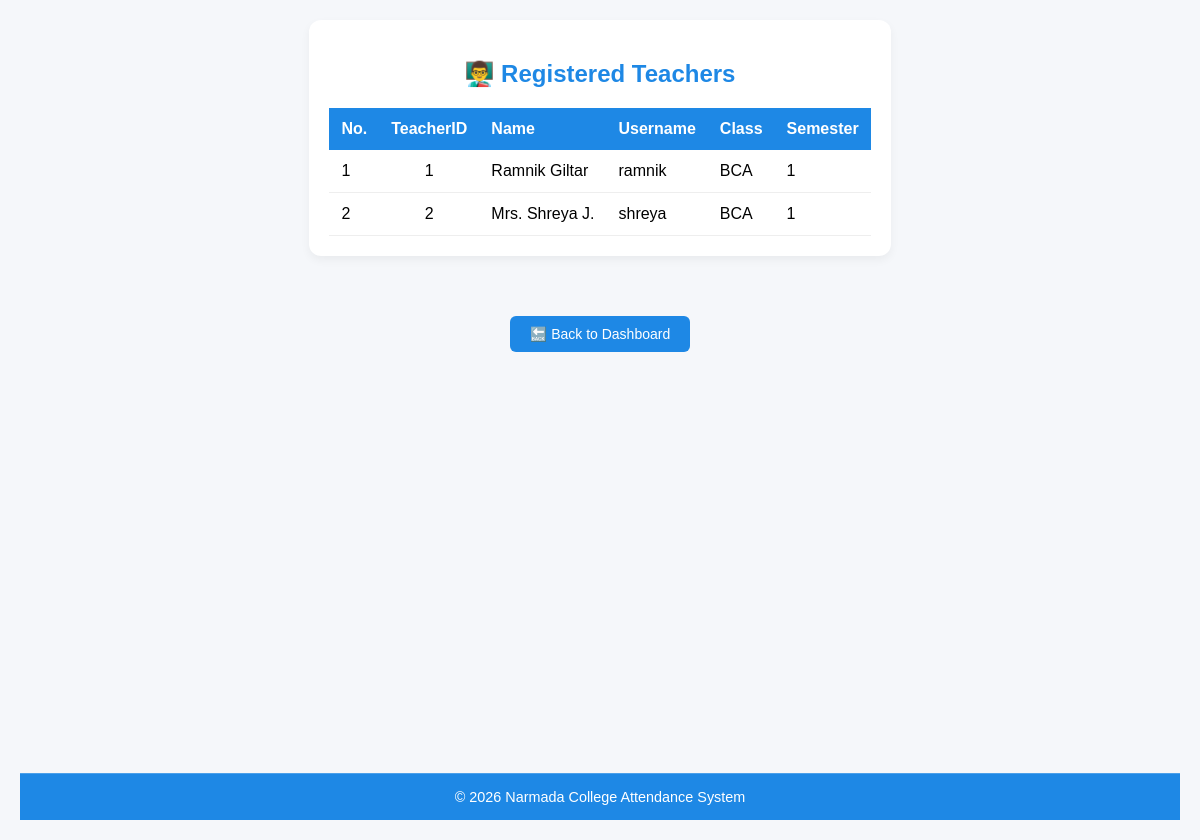
Screenshot of /attendance_system/admin/view_teachers.php (signed in) with the database file from the repository.
### tables this page shows
CREATE TABLE `teacher` (
  `TeacherID` int(11) NOT NULL,
  `Name` varchar(100) NOT NULL,
  `Username` varchar(100) NOT NULL,
  `Password` varchar(255) NOT NULL,
  `Class` varchar(50) NOT NULL,
  `Semester` int(11) NOT NULL
);

### attendance_system/admin/view_teachers.php (the view, shortened to what this page needs)
<?php
include '../includes/database.php';
$result = $conn->query("SELECT TeacherID, Name, Username, Class, Semester FROM Teacher");
?>
<!DOCTYPE html>
<html lang="en">
<head>
  <link rel="stylesheet" href="https://cdnjs.cloudflare.com/ajax/libs/font-awesome/6.5.0/css/all.min.css">
</head>
<body>
    <div class="card">
    <h2>👨‍🏫 Registered Teachers</h2>
    <table>
        <tr>
        <th>No.</th>
        <th>TeacherID</th>
        <th>Name</th>
        <th>Username</th>
        <th>Class</th>
        <th>Semester</th>
        </tr>
        <?php
        $count = 1;
        while ($row = $result->fetch_assoc()) { ?>
        <tr>
            <td><?php echo $count++; ?></td>
            <td style="text-align: center;"><?php echo $row['TeacherID']; ?></td>
            <td><?php echo htmlspecialchars($row['Name']); ?></td>
            <td><?php echo htmlspecialchars($row['Username']); ?></td>
            <td><?php echo htmlspecialchars($row['Class']); ?></td>
            <td><?php echo htmlspecialchars($row['Semester']); ?></td>
        </tr>
        <?php } ?>
    </table>
    </div>
    <div style="text-align: center; margin-top: 30px;">
        <a href="admin_dashboard.php" class="back-btn">🔙 Back to Dashboard</a>
    </div>
  <footer>
    &copy; <?= date("Y") ?> Narmada College Attendance System
  </footer>
</body>
</html>

### attendance_system/admin/view_teachers.php (style rules this page uses)
:root { --academic-blue: #1E88E5; --academic-blue-dark: #1565C0; --card-bg: #fff; --card-shadow: rgba(0, 0, 0, 0.05); --text-muted: #555; }
body { font-family: Arial, sans-serif; background-color: #f5f7fa; margin: 0; padding: 20px; display: flex; flex-direction: column; min-height: 100vh; }
.card { background-color: var(--card-bg); border-radius: 12px; box-shadow: 0 4px 10px var(--card-shadow); padding: 20px; margin-bottom: 30px; max-width: 800px; margin-left: auto; margin-right: auto; }
h2 { color: var(--academic-blue); font-weight: 600; margin-bottom: 20px; text-align: center; }
table { width: 100%; border-collapse: collapse; margin-top: 10px; }
th { background-color: var(--academic-blue); color: white; padding: 12px; text-align: left; }
td { padding: 12px; border-bottom: 1px solid #eee; }
footer { background-color: #1E88E5; color: white; text-align: center; padding: 15px 0; margin-top: auto; font-size: 0.9rem; border-top: 1px solid rgba(255,255,255,0.2); }
.back-btn { display: inline-block; background-color: var(--academic-blue); color: white; padding: 10px 20px; border-radius: 6px; text-decoration: none; font-weight: 500; font-size: 14px; transition: background-color 0.3s ease; }

### rows the page displays
teacher: TeacherID "1", Name "Ramnik Giltar", Username "ramnik", Class "BCA", Semester "1"
teacher: TeacherID "2", Name "Mrs. Shreya J.", Username "shreya", Class "BCA", Semester "1"
